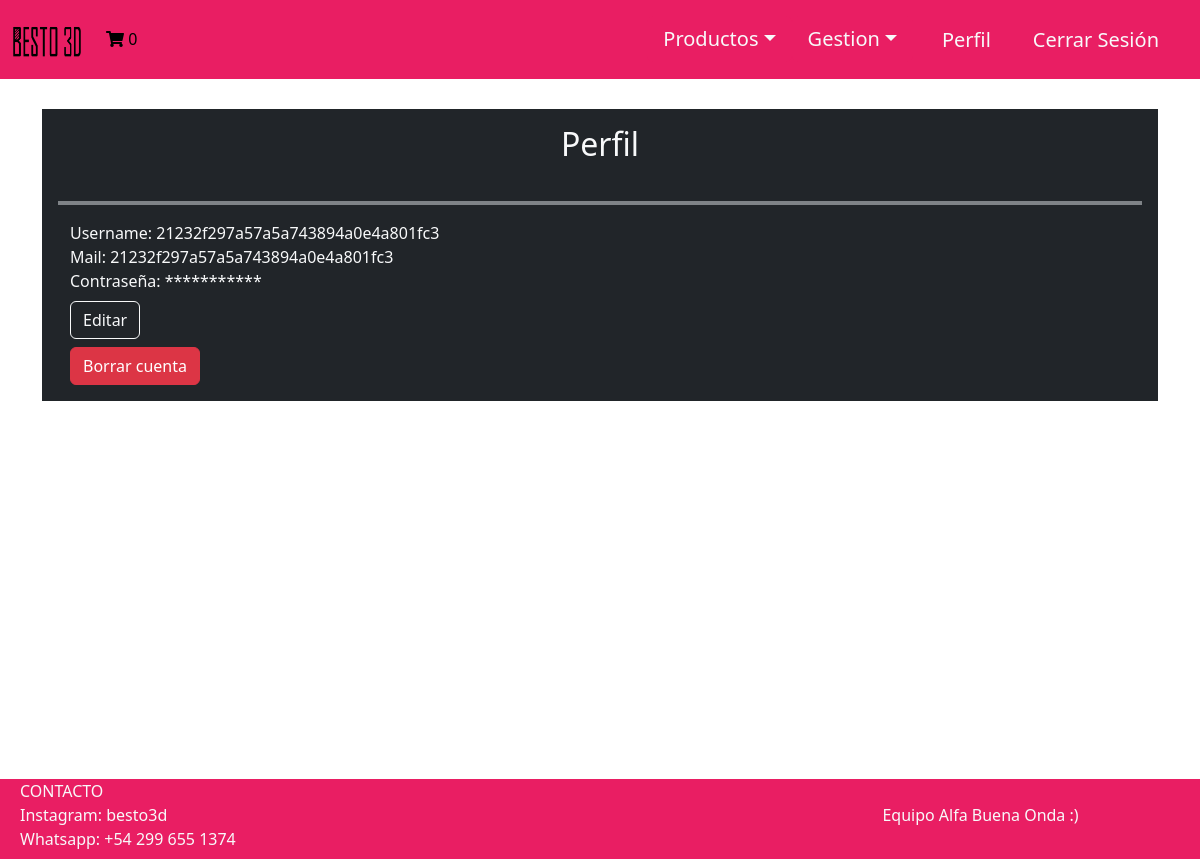
/Vista/Perfil.php (signed in), run on the app's committed database.
### tables this page shows
CREATE TABLE `menu` (
  `idmenu` bigint(20) NOT NULL,
  `menombre` varchar(50) NOT NULL COMMENT 'Nombre del item del menu',
  `medescripcion` varchar(124) NOT NULL COMMENT 'Descripcion mas detallada del item del menu',
  `idpadre` bigint(20) DEFAULT NULL COMMENT 'Referencia al id del menu que es subitem',
  `medeshabilitado` timestamp NULL DEFAULT NULL COMMENT 'Fecha en la que el menu fue deshabilitado por ultima vez',
  `script` varchar(200) DEFAULT NULL COMMENT 'Script que hace referencia a la vista del menu.'
);

CREATE TABLE `usuario` (
  `idusuario` bigint(20) NOT NULL,
  `usnombre` varchar(50) NOT NULL,
  `uspass` varchar(150) NOT NULL,
  `usmail` varchar(50) NOT NULL,
  `usdeshabilitado` timestamp NULL DEFAULT NULL
);

### Util/funciones.php (called while the page is built, shortened)
<?php
spl_autoload_register(function ($class_name){
    $directorys = array(
        $GLOBALS['ROOT'].'Modelo/',
        $GLOBALS['ROOT'].'Modelo/Conector/',
        $GLOBALS['ROOT'].'Control/',
    );
    foreach($directorys as $directory){
        if(file_exists($directory.$class_name . '.php')){
            return;
        }
    }
});
?>

### Control/Session.php (called while the page is built, shortened)
<?php
include_once 'AbmUsuario.php';
class Session
{
    public function getUserName()
    {
        return $_SESSION['usnombre'];
    }
    public function activa()
    {
        $activa = false;
        if (isset($_SESSION['usnombre'])) {
            $activa = true;
        }
        return $activa;
    }
    public function getUsuario()
    {
        $abmUsuario = new AbmUsuario();
        $where = ['idusuario' => $_SESSION['idusuario']];
        $listaUsuarios = $abmUsuario->buscar($where);
        if ($listaUsuarios >= 1) {
            $usuarioLog = $listaUsuarios[0];
        }
        return $usuarioLog;
    }
    public function getRoles()
    {
        $usuarioActual = $this->getUsuario();
        $objC_UsuarioRol = new C_Usuariorol();
        $param = ['idusuario' => $usuarioActual->getIdusuario()];
        $listaRoles = $objC_UsuarioRol->buscar($param);
        return $listaRoles;
    }
}

### Modelo/Usuario.php (called while the page is built, shortened)
<?php
class Usuario
{
    private $idusuario;
    private $usmail;
    public function __construct()
    {
        $this->idusuario = "";
        $this->usmail = "";
    }
    public function getidusuario()
    {
        return $this->idusuario;
    }
    public function setidusuario($valor)
    {
        $this->idusuario = $valor;
    }
    public function getusmail()
    {
        return $this->usmail;
    }
    public function setusmail($valor)
    {
        $this->usmail = $valor;
    }
    public static function listar($parametro = "")
    {
        $arreglo = array();
        $base = new BaseDatos();
        $sql = "SELECT * FROM Usuario ";
        if ($parametro != "") {
            $sql .= 'WHERE ' . $parametro;
        }
        $res = $base->Ejecutar($sql);
        if ($res > -1) {
            if ($res > 0) {
                while ($row = $base->Registro()) {
                    $obj = new Usuario();
                    $obj->setear($row['idusuario'], $row['usnombre'], $row['uspass'], $row['usmail'], $row['usdeshabilitado']);
                    array_push($arreglo, $obj);
                }
            }
        } else {
        }
        return $arreglo;
    }
}

### Modelo/Conector/BaseDatos.php (called while the page is built, shortened)
<?php
class BaseDatos extends PDO {
  	private $conec;
  	private $indice;
  	private $resultado;
    public function __construct(){
        $this->indice =0;
        try {
           $this->conec=true;
        }catch (PDOException $e) {
            $this->sql = $e->getMessage();
            $this->conec=false;
        }
    }
    public function Iniciar(){
        return $this->getConec();
    }
    public function getConec(){
        return $this->conec;
    }
    public function setSQL($e){
        return "\n".$this->sql = $e;
    }
    public function Ejecutar($sql){
        if ( stristr($sql,"select")){
            $resp =  $this->EjecutarSelect($sql);
        }
        return $resp;
   }
   private function EjecutarSelect($sql){
       $cant = -1;
       $resultado=parent::query($sql);
       if(!$resultado){
           $this->analizarDebug();
       }else {
          $arregloResult = $resultado->fetchAll();
          $cant = count($arregloResult);
       }
       return $cant;
   }
   public function Registro() {
       $filaActual = false;
       $indiceActual = $this->getIndice();
       if ($indiceActual>=0) {
           $filas = $this->getResultado();
           if($indiceActual<count($filas)){
               $filaActual =  $filas[$indiceActual];
           }else {
               $this->setIndice(-1);
           }
       }
       return $filaActual;
   }
   private function setIndice ($valor){
       $this->indice = $valor;
   }
   private function getIndice (){
       return $this->indice;
   }
   private function setResultado($valor){
       $this->resultado = $valor;
   }
   private function getResultado(){
      return $this->resultado;
   }
}

### Control/AbmUsuario.php (called while the page is built, shortened)
<?php
class AbmUsuario
{
    public function buscar($param)
    {
        $where = " true ";
        if ($param <> NULL) {
            if (isset($param['idusuario']))
                $where .= " and idusuario =" . $param['idusuario'];
        }
        $arreglo = Usuario::listar($where);
        return $arreglo;
    }
}

### Modelo/UsuarioRol.php (called while the page is built, shortened)
<?php
include_once '../Modelo/Conector/BaseDatos.php';
class UsuarioRol
{
    public function buscar($idusuariorol)
    {
        $base = new BaseDatos();
        $resp = false;
        $sql = "SELECT * FROM usuarioRol WHERE idusuariorol = '" . $idusuariorol . "'";
        if ($base->Iniciar()) {
            if ($base->Ejecutar($sql)) {
                if ($row2 = $base->Registro()) {
                    $rol = new Rol();
                    $rol->buscar($row2['idrol']);
                    $resp = true;
                }
            } else {
                $this->setMensaje($base->getError());
            }
        } else {
            $this->setMensaje($base->getError());
        }
        return $resp;
    }
    public function listar($condicion = '')
    {
        $array = null;
        $base = new BaseDatos();
        $sql =  "select * from usuariorol";
        if ($condicion != '') {
            $sql = $sql . ' where ' . $condicion;
        }
        if ($base->Iniciar()) {
            if ($base->Ejecutar($sql)) {
                $array = array();
                while ($row2 = $base->Registro()) {
                    $objusuarioRol = new usuarioRol();
                    $objusuarioRol->buscar($row2['idusuariorol']);
                    $array[] = $objusuarioRol;
                }
            } else {
                $this->setMensaje($base->getError());
            }
        } else {
            $this->setMensaje($base->getError());
        }
        return $array;
    }
}

### Control/C_Usuariorol.php (called while the page is built, shortened)
<?php
include_once '../Modelo/Usuariorol.php';
class C_Usuariorol
{
    public function buscar($param){
        $where = " true ";
        if ($param<>NULL){
            $where .= '';
            if  (isset($param['idusuario']))
                    $where.=" and idusuario ='".$param['idusuario']."'";
            if  (isset($param['idrol']))
                    $where.=" and idrol ='".$param['idrol']."'";
        }
        $obj = new Usuariorol();
        $arreglo =  $obj->listar($where);
        return $arreglo;
    }
}

### Modelo/Rol.php (called while the page is built, shortened)
<?php
include_once '../Modelo/Conector/BaseDatos.php';
class Rol
{
    public function buscar($idrol)
    {
        $base = new BaseDatos();
        $resp = false;
        $sql = "SELECT * FROM rol WHERE idrol = '" . $idrol . "'";
        if ($base->Iniciar()) {
            if ($base->Ejecutar($sql)) {
                if ($row2 = $base->Registro()) {
                    $resp = true;
                }
            } else {
                $this->setMensaje($base->getError());
            }
        } else {
            $this->setMensaje($base->getError());
        }
        return $resp;
    }
}

### Vista/Perfil.php (the view, shortened to what this page needs)
<?php
include_once('../Vista/Common/Header.php');
$obj_roles = new C_Usuariorol();
$usuario = $sesion->getUsuario();
$tiene_rol_admi = $obj_roles->buscar(array('idusuario' => $usuario->getidusuario(),'idrol' => 1));
?>
<div class="container mx-auto" style="margin:30px;height:80vh;">
  <div class="container bg-dark p-3">
    <div class="display-1 text-light  text-center" id="titulo">
      <h2>Perfil</h2>
    </div>
    <hr class="border border-ligtht border-2 opacity-50">
    <div class="container" id="">
      <div class="text-light" id="InfoUsuario">
        Username: <?php echo $sesion->getUserName() ?> <br>
        Mail: <?php echo $sesion->getUsuario()->getUsmail() ?> <br>
        Contraseña: ***********
      </div>
      <div id="ContenedorBotones m-5">
        <a class="nav-link" data-bs-toggle="modal" data-bs-target="#modal_editar"><button class="btn btn-outline-light mt-2">Editar</button></a>
        <?php if($tiene_rol_admi != null){ ?>
        <a class="nav-link" data-bs-toggle="modal" data-bs-target="#modal_borrar"><button class="btn btn-danger mt-2">Borrar cuenta</button></a>
      <?php } ?>
      </div>
    </div>
  </div>
</div>
<?php
include_once('../Vista/Common/Footer.php')
?>

### Vista/Common/Menu.php (shortened to what this page needs)
<?php
if ($sesion->activa()) {
    $idRoles = $sesion->getRoles();
    $objMenuRol = new C_Menurol();
    $menues = $objMenuRol->menuesByIdRol($idRoles);
    foreach ($menues as $itemMenu) {
        $htmlHijos = [];
        if ($itemMenu->getIdpadre() == NULL) {
            foreach ($menues as $menu) {
                if ($menu->getIdpadre() == $itemMenu->getIdmenu()) {
                    $htmlHijos[] = "<li><a class='dropdown-item text-light' href=" . $menu->getScript() . ">{$menu->getMenombre()}</a></li>";
                }
            }
            if (count($htmlHijos) > 0) {
                $htmlItemMenu = "<li class='nav-item dropdown'><a class= 'nav-link dropdown-toggle text-light fs-5' data-bs-toggle='dropdown' href='#' role='button' aria-expanded='false' id='dropdownMenu'>{$itemMenu->getMenombre()}</a>";
                $htmlDesplegable = "<ul class='dropdown-menu'id='dropdownMenu'> ";
                foreach ($htmlHijos as $item) {
                    $htmlDesplegable = $htmlDesplegable . $item;
                }
                $htmlDesplegable = $htmlDesplegable . "</ul>";
                $htmlItemMenu = $htmlItemMenu . $htmlDesplegable . "</li>";
            } else {
                $htmlItemMenu = "<li class='nav-item'><a class='nav-link text-light' href='#'>{$itemMenu->getMenombre()}</a></li>";
            }
            $arrayItemsMenu[] = $htmlItemMenu;
        } else {
        }
    }
    $htmlCompleto = "<ul class='nav nav-pills text-light' id='navbarHeader'>";
    foreach ($arrayItemsMenu as $item) {
        $htmlCompleto = $htmlCompleto . $item;
    }
    $htmlCompleto = $htmlCompleto . "</ul>";
    $htmlMenu = $htmlCompleto . "<div class='col align-self-end'><a href='Perfil.php'><button class='btn text-light mx-3 fs-5'>Perfil</button></a><a href='cerrarSesion.php'><button class='btn text-light fs-5'>Cerrar Sesi&oacute;n</button></a></div>";
}
?>
<div class="navbar mx-3" id="">
    <?php echo $htmlMenu ?>
</div>

### Vista/Assets/css/Estilos.css (style rules this page uses)
body { background-image: url("../Img/fondo.png"); width: 100vw; background-size: cover; min-height: 100vh; max-width: 100%; margin: 0 auto; }
#dropdownMenu { background-color: #e91e63; }
#titulo { display: block; margin-left: auto; margin-right: auto; width: fit-content; height: 60px; }

### data on the page
menu: menombre "Productos"
menu: menombre "Gestion"
usuario: usmail "21232f297a57a5a743894a0e4a801fc3"

### other printed values
$totalcantidad "0"
$sesion->getUserName() "21232f297a57a5a743894a0e4a801fc3"
